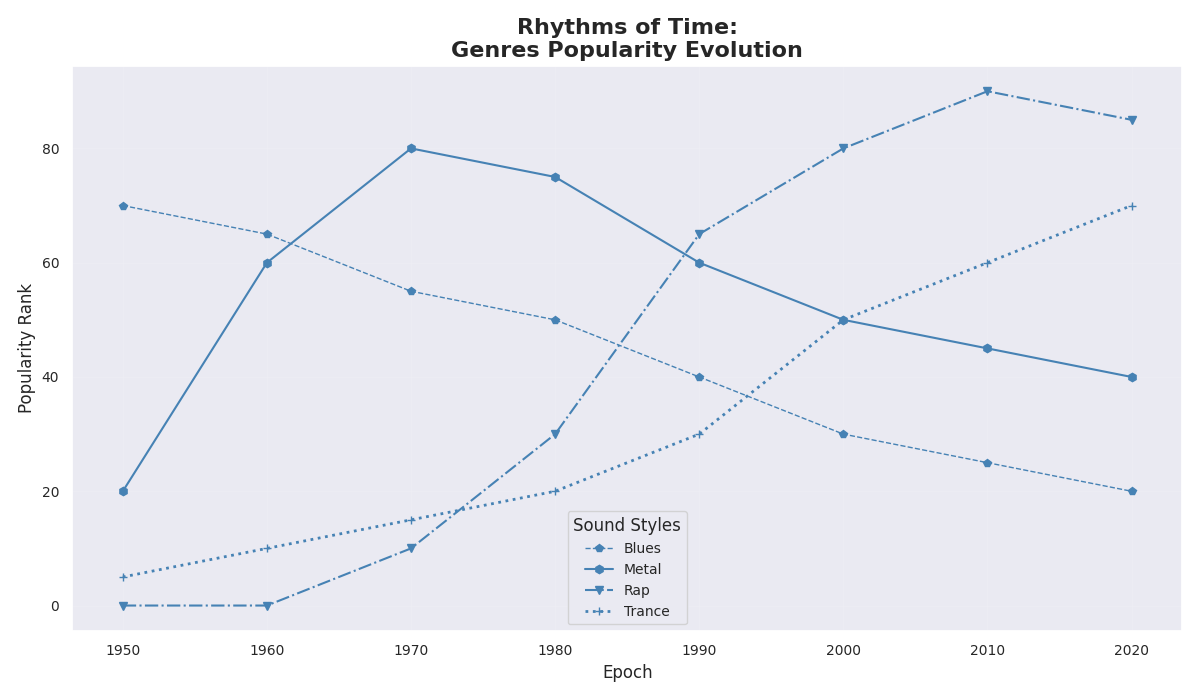

This chart was generated by the following Python code:
import matplotlib.pyplot as plt
import numpy as np

decades = np.arange(1950, 2030, 10)
jazz_popularity = [70, 65, 55, 50, 40, 30, 25, 20]
rock_popularity = [20, 60, 80, 75, 60, 50, 45, 40]
hiphop_popularity = [0, 0, 10, 30, 65, 80, 90, 85]
electronic_popularity = [5, 10, 15, 20, 30, 50, 60, 70]

fig, ax = plt.subplots(figsize=(12, 7))

single_color = 'steelblue'

ax.plot(decades, jazz_popularity, label='Blues', color=single_color, marker='p', linewidth=1, linestyle='--')
ax.plot(decades, rock_popularity, label='Metal', color=single_color, marker='h', linewidth=1.5, linestyle='-')
ax.plot(decades, hiphop_popularity, label='Rap', color=single_color, marker='v', linewidth=1.5, linestyle='-.')
ax.plot(decades, electronic_popularity, label='Trance', color=single_color, marker='+', linewidth=2, linestyle=':')

ax.set_xlabel('Epoch', fontsize=12)
ax.set_ylabel('Popularity Rank', fontsize=12)
ax.set_title('Rhythms of Time:\nGenres Popularity Evolution', fontsize=16, fontweight='bold')

ax.grid(True, linestyle='-', alpha=0.1)
ax.legend(loc='lower center', title='Sound Styles', fontsize=10, title_fontsize='12')

plt.xticks(decades, fontsize=10)
plt.yticks(fontsize=10)
plt.tight_layout()
plt.show()
